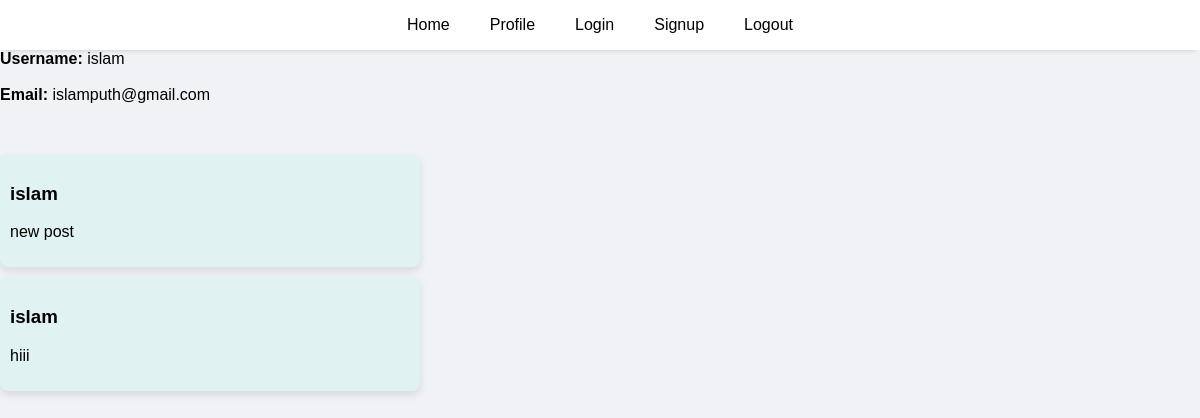
The app's page /info.php?id=1 (signed in) with its own data.
### tables this page shows
CREATE TABLE `users` (
  `id` int(5) NOT NULL,
  `username` varchar(50) NOT NULL,
  `password` varchar(50) NOT NULL,
  `email` varchar(50) NOT NULL
);

CREATE TABLE `posts` (
  `id` int(11) NOT NULL,
  `user_id` int(11) DEFAULT NULL,
  `content` text DEFAULT NULL,
  `created_at` timestamp NOT NULL DEFAULT current_timestamp()
);

### info.php (the view, shortened to what this page needs)
<?php
 require("connection.php");
    $id = $_GET['id'];
 $select = $db -> prepare("SELECT * FROM users WHERE id=:id");
    $select -> execute(array(
        'id' => $id
    ));
    $data = $select->fetch();
?>
<!DOCTYPE html>
<html lang="en">
<head>
</head>
<body>
<?php
  require('header.php');
?>
    <b>Username: </b>
    <span><?php echo $data['username'];  ?></span> <br><br>
    <b>Email: </b>
    <span><?php echo $data['email'];  ?></span>
    <div class="posts">
    <?php
 $show = $db->prepare('SELECT posts.content, users.username
 FROM posts
 INNER JOIN users ON posts.user_id = users.id
 WHERE users.id=:id ORDER BY posts.created_at DESC');
$show->execute(array('id' => $id));
while ($data = $show->fetch(PDO::FETCH_ASSOC)){
    echo '<div class="post">';
    echo '<h3>' . htmlspecialchars($data['username']) . '</h3>';
    echo '<p>' . htmlspecialchars($data['content']) . '</p>';
    echo '</div>';
}
?>
    </div>
</body>
</html>

### header.php (style rules this page uses)
* { font-family: sans-serif; }
body { background-color: #f0f2f5; MARGIN: 0; }

### info.php (style rules this page uses)
.posts { margin-top: 50px; }
.post { width: 400px; padding: 10px; margin-bottom: 10px; background-color: #e0f2f1; border-radius: 8px; box-shadow: 0 4px 8px rgba(0, 0, 0, 0.1); }

### records on screen
users: username "islam", email "islamputh@gmail.com"
posts: user.username "islam", content "new post"
posts: user.username "islam", content "hiii"
